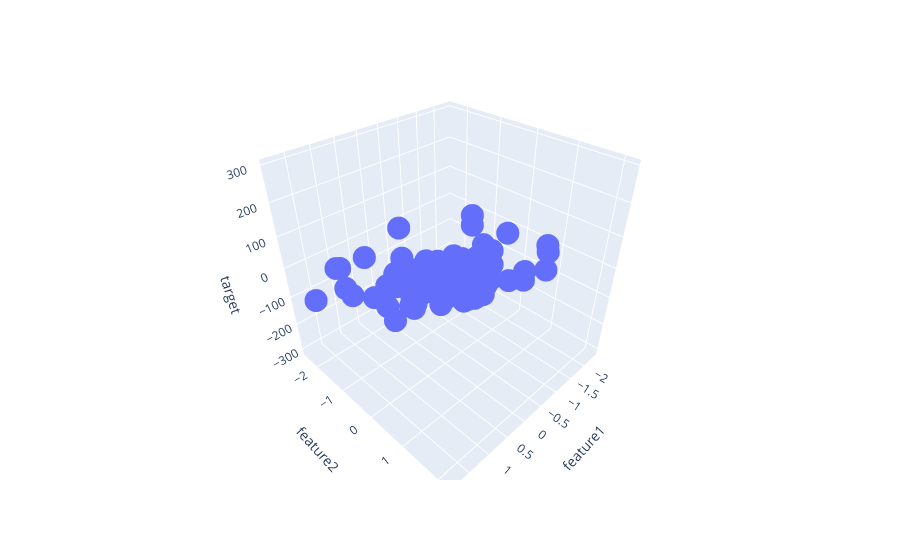

Notebook code for this chart:
### Code cell
fig=px.scatter_3d(df,x="feature1",y="feature2",z="target")
fig.show()
